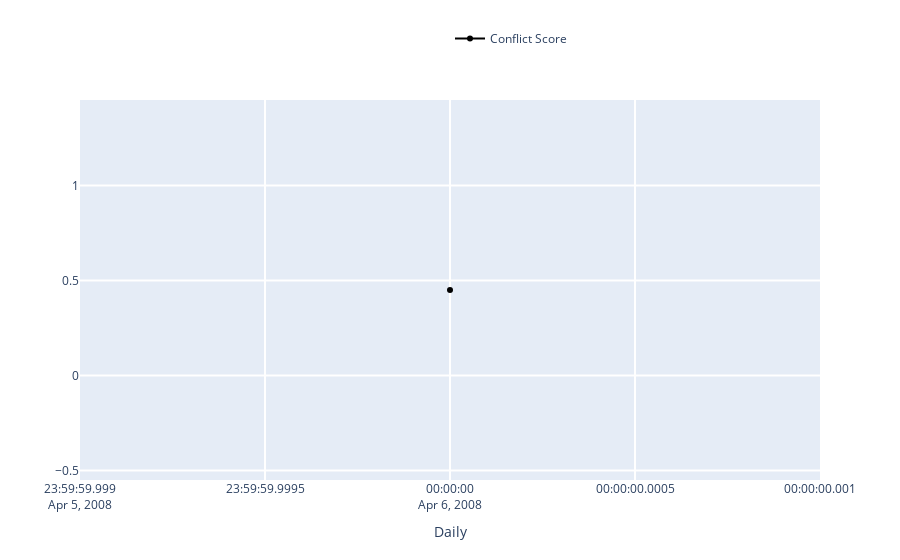

Notebook cell for this chart:
### Markdown cell above
### <span style="color:green"> TRY YOURSELF! THIS IS WHAT WILL HAPPEN WHEN YOU SELECT AN EDITOR </span>

### Code cell
### ----------------------------------------------------------------- ###
### TRY YOURSELF! THIS IS WHAT WILL HAPPEN WHEN YOU SELECT AN EDITOR  ###
### ----------------------------------------------------------------- ###

## This is the page you used ##
print('The page that is being used:', the_page['title'])

## Use the variable from the last notebook: conflicts_by_editors (pd.DataFrame)        ##
## Display the dataframe using interactive grid, you could learn more through the doc: ##
## https://qgrid.readthedocs.io/en/latest/                                             ##
qgrid.set_grid_option('maxVisibleRows', 5)
qgrid_init = qgrid.show_grid(conflicts_by_editors)
display(qgrid_init)

## Get the editor info with Wikipedia API (get_editor() method), more details you could check: ##
## https://github.com/gesiscss/wikiwho_demo/blob/master/external/api.py                        ##
## https://github.com/gesiscss/wikiwho_demo/blob/master/external/wikipedia.py                  ##
wikipedia_dv = WikipediaDV(WikipediaAPI(domain='en.wikipedia.org'))

# This is an example editor index. You could change it manully by typing in a new index from
# the above grid, e.g. 737021
editor_input_id = 2595305

# Get the editor's information in the form of pd.DataFrame
editor_info = wikipedia_dv.get_editor(int(editor_input_id))

## Display the basic information of the selected editor ##
editor_url = f'{wikipedia_dv.api.base}action=query&list=users&ususerids={editor_input_id}&usprop=blockinfo|editcount|registration|gender&format=json'
print("Editor's metadata can be found in:")
print(editor_url)
display(md("### Current Selection:"))
display(editor_info.to_frame('values'))

## Interactive evolution of conflict score of this editor, using ConflictCalculatorListener, more details see ##
## https://github.com/gesiscss/wikiwho_demo/blob/master/visualization/calculator_listener.py                  ##
display(md(f"#### Evolution of the Conflict Score of *{editor_info['name']}*"))

# Dataframe containing the elegible actions info of the editor for interactive.
editor_df = conflict_calculator.elegible_actions[conflict_calculator.elegible_actions['editor'] == str(editor_input_id)].copy()
           
# Create a ConflictCalculatorListener instance.
conflicts_cal_listener = ConflictCalculatorListener(editor_df)

# Set parameters.
begin_date = date(2005, 3, 1)
end_date = date(2019, 6, 1)
frequency = 'Daily' # 'Monthly', 'Daily'

# The metrics we need:
# ['Conflict Score', 'Absolute Conflict Score', 'Conflict Ratio', 'Number of Conflicts',
#  'Total Elegible Actions', 'Total Conflict Time', 'Total Elegible Time', 
# 'Time per Conflict Action', 'Time per Elegible Action', ('None')]
# Note: only 'red_line' has 'None' option.
black_line = 'Conflict Score'
red_line = 'None'
           
print('Time range from', begin_date.strftime("%Y-%m-%d"), 'to', end_date.strftime("%Y-%m-%d"))
print('Total Page conflict score:', conflict_calculator.get_page_conflict_score())
           
conflicts_cal_listener.listen(
    _range = (begin_date, end_date),
    granularity = frequency,
    black = black_line,
    red = red_line
)
           
# store the editor_input_id and editor_info for the usage in next notebook.
%store editor_input_id
%store editor_info

### Figure 1 — Plotly figure (JSON) as saved in the notebook; plotly's stock layout.template omitted (floating-point values rounded to 4 significant figures)
{"data": [{"marker": {"color": "rgba(0, 0, 0, 1)"}, "name": "Conflict Score", "type": "scatter", "x": ["2008-04-06T00:00:00+00:00"], "y": [0.4498]}], "layout": {"barmode": "group", "hovermode": "closest", "legend": {"x": 0.5, "y": 1.2}, "showlegend": true, "xaxis": {"gridwidth": 2, "ticklen": 5, "title": {"text": "Daily"}, "zeroline": true}, "yaxis": {"gridwidth": 2, "ticklen": 5}}}
